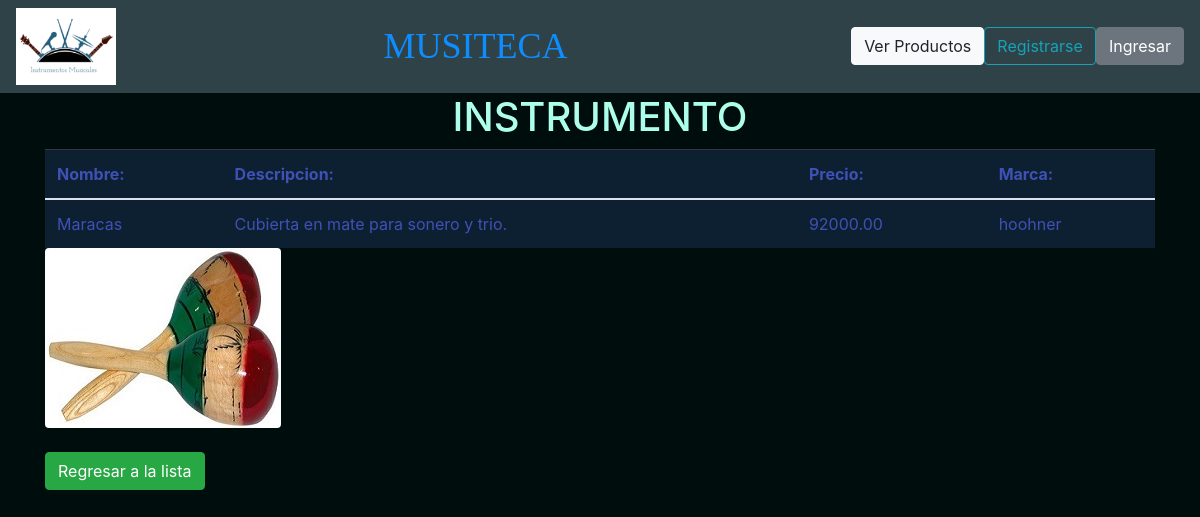
Screenshot of /ver_instrumento/10/ with the database file from the repository.
### home/models.py (models this page shows, shortened)
class Instrumento(models.Model):
	nombre = models.CharField(max_length = 100)
	descripcion = models.TextField(max_length = 500)
	precio = models.DecimalField(max_digits = 10, decimal_places =2)
	marca = models.ForeignKey(Marca, on_delete=models.CASCADE)
	foto = models.ImageField(upload_to='instrumentos', null=True, blank=True, default="instrumentos/const.png")

class Marca(models.Model):
	nombre = models.CharField(max_length = 100)
	origen = models.CharField(max_length = 100)
	garantia = models.CharField(max_length = 100)
	proveedor = models.ForeignKey(Proveedor, on_delete=models.CASCADE)
	def __str__(self):
		return self.nombre

### home/views.py (the view)
# urls.py: path('ver_instrumento/<int:id_ins>/',vista_ver_instrumento, name='vista_ver_instrumento'),
def vista_ver_instrumento(request, id_ins):
	i = Instrumento.objects.get(id=id_ins)
	return render(request, 'ver_instrumento.html', locals())

### templates/ver_instrumento.html (shortened to what this page needs)
{% extends 'base.html'%}
{% block contenido%}
	<table class="table table-striped table-dark">
  	<thead>
	<h1>INSTRUMENTO</h1>
	</thead>
    <tr>
      <th scope="col">Nombre:</th>
      <th scope="col">Descripcion:</th>
      <th scope="col">Precio:</th>
      <th scope="col">Marca:</th>
    </tr>
  <tbody>
    <tr>
      <td>{{i.nombre}}</td>
      <td>{{i.descripcion}}</td>
      <td>{{i.precio}}</td>
      <td>{{i.marca}}</td>
    </tr>
  </tbody>
</table>
<figure class="figure">
  <img src="/media/{{i.foto}}" class="figure-img img-fluid rounded" alt="A generic square placeholder image with rounded corners in a figure.">
</figure>
	<br><a class="btn btn-success" href="{% url 'vista_lista_instrumento' %}" "email me">Regresar a la lista</a>
{% endblock %}

### static/css/estilo.css (style rules this page uses)
a { color: #0BA5B9; }
.img-fluid { max-width: 100%; height: 100%; }
.rounded { border-radius: .25rem!important; }
body { background-color: #000D0D; }
h1 { color: #ADFFEB; text-align: center; ma }
.table { border: none; width: 100%; max-width: 100%; margin-bottom: 0rem; background-color: transparent; border-color: red; }
.table-dark { color: #3F51B5; background-color: #001427; }

### rows the page displays
Instrumento: nombre "Maracas", descripcion "Cubierta en mate para sonero y trio.", precio "92000.00", marca "hoohner", foto (picture)
